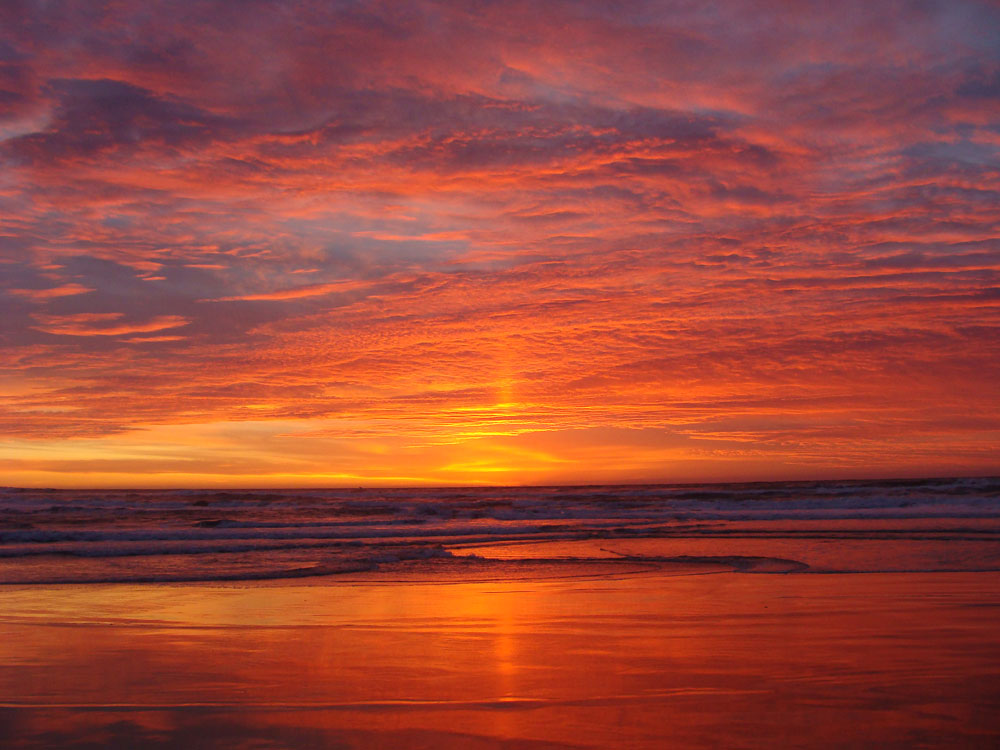
#> input picture CODES/color_transfer-master/images/ocean_sunset.jpg, 1000 x 750 px
$ python main_level1.py --source ../color_transfer-master/images/ocean_sunset.jpg --target ../color_transfer-master/images/ocean_day.jpg   (Python 2 division)
#> lines starting #> are read from the running program, lines starting #| are printed output that depends on the picture; long printed decimals are rounded
# Bora
from os.path import basename

# USAGE
# python bb_main.py --source images/ocean_sunset.jpg --target images/ocean_day.jpg

# import the necessary packages
from color_transfer import color_transfer
import numpy as np
import argparse
import cv2
#-------------------------------------

def color_transfer_level1(source, target):
	print "source img width: ", source.shape[1]
	print "source img height: ", source.shape[0]
	print "source img channels: ", source.shape[2]
	print "source first pixel RGB: ", source[1,1]
	source = cv2.cvtColor(source, cv2.COLOR_BGR2LAB).astype("float32")
	target = cv2.cvtColor(target, cv2.COLOR_BGR2LAB).astype("float32")
	print "source first pixel LAB: ", source[1,1]

	"""
	# Backward transformation
	source = cv2.cvtColor(source.astype("uint8"), cv2.COLOR_LAB2BGR)
	target = cv2.cvtColor(target.astype("uint8"), cv2.COLOR_LAB2BGR)
	print "source first pixel RGB: ", source[1,1]
	"""
	# compute color statistics for the source and target images
	(lMeanSrc, lStdSrc, aMeanSrc, aStdSrc, bMeanSrc, bStdSrc) = image_stats(source)
	(lMeanTar, lStdTar, aMeanTar, aStdTar, bMeanTar, bStdTar) = image_stats(target)

	# subtract the means from the target image
	(l, a, b) = cv2.split(source)
	l -= lMeanSrc
	a -= aMeanSrc
	b -= bMeanSrc

	# scale by the standard deviations
	l = (lStdTar / lStdSrc) * l
	a = (aStdTar / aStdSrc) * a
	b = (bStdTar / bStdSrc) * b

	# add in the source mean
	l += lMeanTar
	a += aMeanTar
	b += bMeanTar

	# clip the pixel intensities to [0, 255] if they fall outside
	# this range
	l = np.clip(l, 0, 255)
	a = np.clip(a, 0, 255)
	b = np.clip(b, 0, 255)

	# merge the channels together and convert back to the RGB color
	# space, being sure to utilize the 8-bit unsigned integer data
	# type
	transfer = cv2.merge([l, a, b])
	transfer = cv2.cvtColor(transfer.astype("uint8"), cv2.COLOR_LAB2BGR)

	# return the color transferred image
	return transfer

def image_stats(image):
	# compute the mean and standard deviation of each channel
	(l, a, b) = cv2.split(image)
	print "l:\n", l
	print "a:\n", a
	print "b:\n", b
	(lMean, lStd) = (l.mean(), l.std())
	(aMean, aStd) = (a.mean(), a.std())
	(bMean, bStd) = (b.mean(), b.std())
	print "(lMean, lStd): ", (lMean, lStd)
	print "(aMean, aStd): ", (aMean, aStd)
	print "(bMean, bStd): ", (bMean, bStd)

	# return the color statistics
	return (lMean, lStd, aMean, aStd, bMean, bStd)


#-------------------------------------

def show_image(title, image, width = 800):
	# resize the image to have a constant width, just to
	# make displaying the images take up less screen real
	# estate
	r = width / float(image.shape[1])
	dim = (width, int(image.shape[0] * r))
	resized = cv2.resize(image, dim, interpolation = cv2.INTER_AREA)

	# show the resized image
	cv2.imshow(title, resized)

# construct the argument parser and parse the arguments
ap = argparse.ArgumentParser()
ap.add_argument("-s", "--source", required = True,	help = "Path to the source image")
ap.add_argument("-t", "--target", required = True,	help = "Path to the target image")
ap.add_argument("-o", "--output", help = "Path to the output image (optional)")
args = vars(ap.parse_args())

# load the images
source = cv2.imread(args["source"])
#> source is the input picture: shape (750, 1000, 3); mean B, G, R 57, 70.1, 152.7
target = cv2.imread(args["target"])
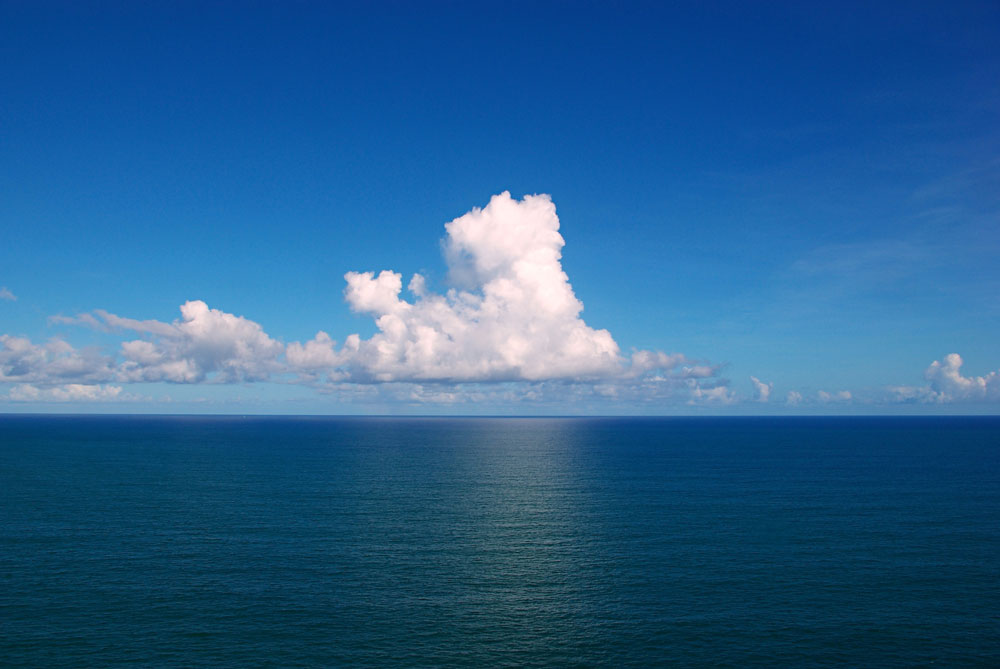
#> input picture CODES/color_transfer-master/images/ocean_day.jpg, 1000 x 669 px
#> target is the input picture: shape (669, 1000, 3); mean B, G, R 143.2, 96.6, 41.3
outname= "level1_"+basename(args["source"]).split(".")[0]+"_to_"+basename(args["target"]).split(".")[0]+".jpg"
if args["output"] is not None:
	outname= args["output"]

# transfer the color distribution from the source image to the target image
transfer = color_transfer_level1(source, target)
#| source img width:  1000
#| source img height:  750
#| source img channels:  3
#| source first pixel RGB:  [72 54 83]
#| source first pixel LAB:  [ 68. 144. 122.]
#> in image_stats, `(l, a, b) = cv2.split(image)`:
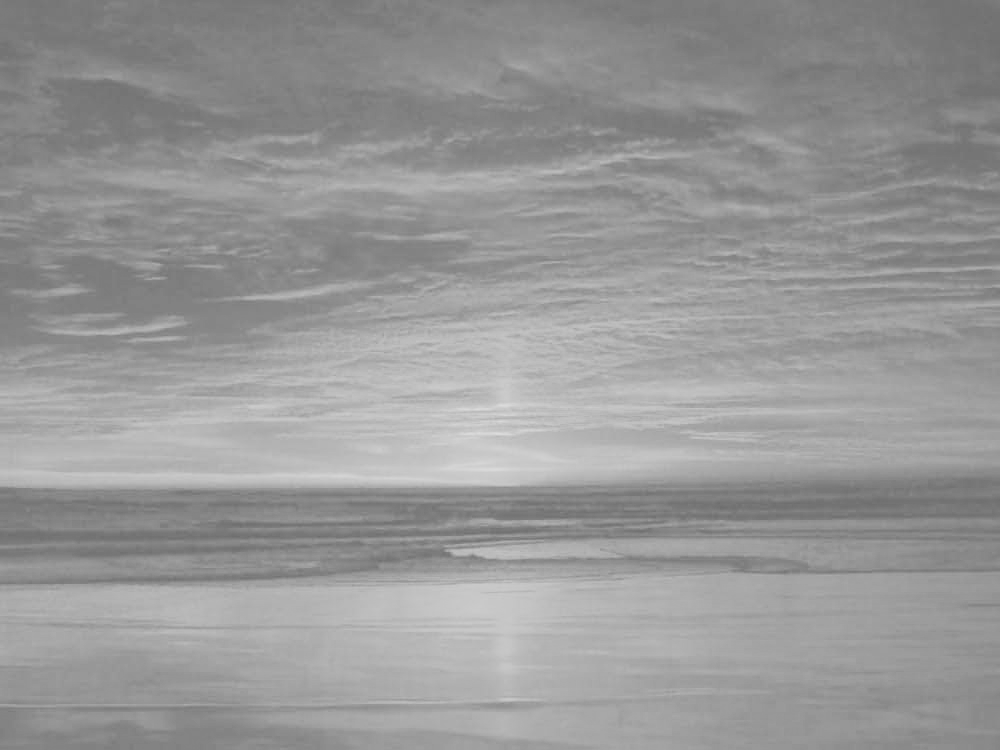
#> b: shape (750, 1000) float32; min 108, max 221, mean 151.4
#> (printed output is left out)
#> (printed output is left out)
#> (printed output is left out)
#> in image_stats, `(lMean, lStd) = (l.mean(), l.std())`: lMean = 103; lStd = 35.71
#> in image_stats, `(aMean, aStd) = (a.mean(), a.std())`: aMean = 161.5; aStd = 11.82
#> in image_stats, `(bMean, bStd) = (b.mean(), b.std())`: bMean = 151.4; bStd = 21.12
#| (lMean, lStd):  (103.039, 35.713)
#| (aMean, aStd):  (161.511, 11.818)
#| (bMean, bStd):  (151.433, 21.124)
#> in color_transfer_level1, `(lMeanSrc, lStdSrc, aMeanSrc, aStdSrc, bMeanSrc, bStdSrc) = image_stat..`: lMeanSrc = 103; lStdSrc = 35.71; aMeanSrc = 161.5; aStdSrc = 11.82; bMeanSrc = 151.4; bStdSrc = 21.12
#> in image_stats (call 2), `(l, a, b) = cv2.split(image)`:
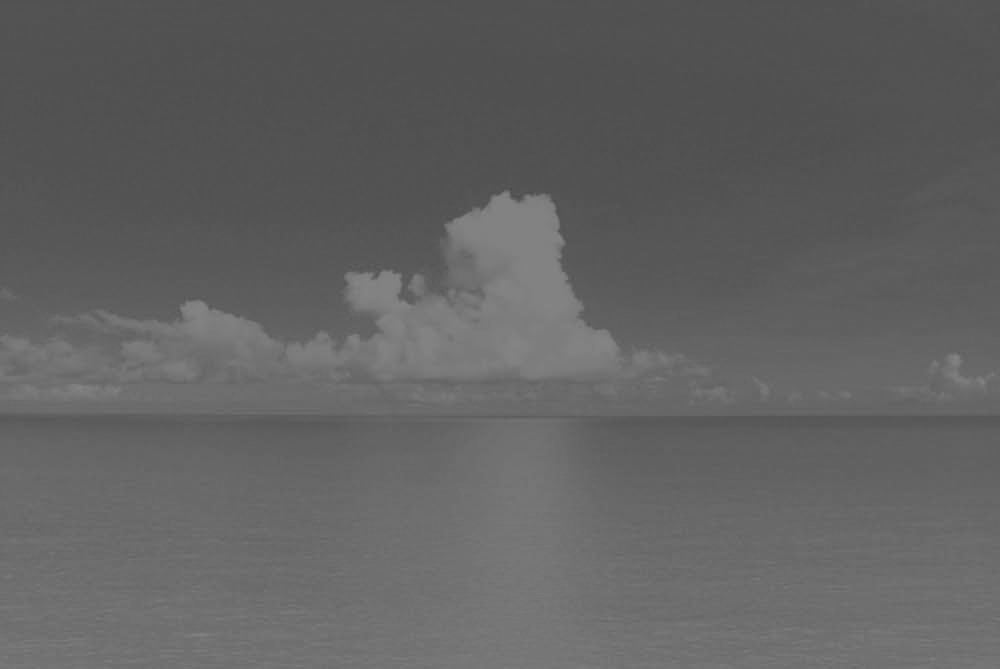
#> b: shape (669, 1000) float32; min 74, max 136, mean 97.7
#> (printed output is left out)
#> (printed output is left out)
#> (printed output is left out)
#> in image_stats (call 2), `(lMean, lStd) = (l.mean(), l.std())`: lMean = 100.5; lStd = 45
#> in image_stats (call 2), `(aMean, aStd) = (a.mean(), a.std())`: aMean = 128.5; aStd = 7.67
#> in image_stats (call 2), `(bMean, bStd) = (b.mean(), b.std())`: bMean = 97.71; bStd = 14.03
#| (lMean, lStd):  (100.481, 44.998)
#| (aMean, aStd):  (128.525, 7.671)
#| (bMean, bStd):  (97.705, 14.027)
#> in color_transfer_level1, `(lMeanTar, lStdTar, aMeanTar, aStdTar, bMeanTar, bStdTar) = image_stat..`: lMeanTar = 100.5; lStdTar = 45; aMeanTar = 128.5; aStdTar = 7.67; bMeanTar = 97.71; bStdTar = 14.03
#> in color_transfer_level1, `a += aMeanTar`:
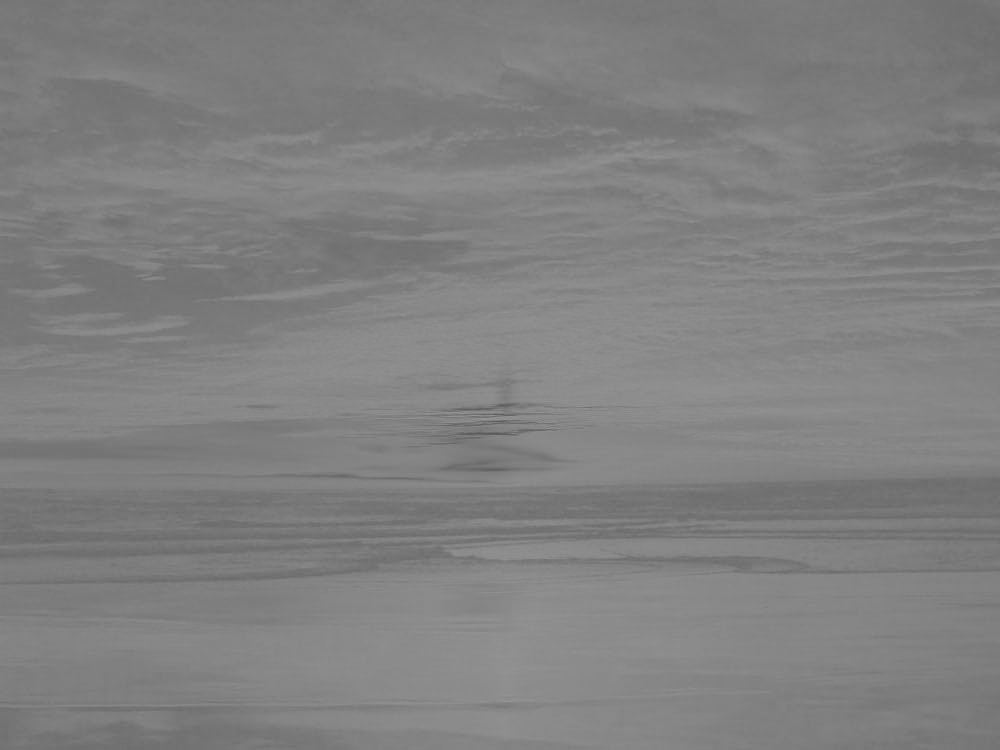
#> a: shape (750, 1000) float32; min 90.55, max 149.6, mean 128.5
#> in color_transfer_level1, `b += bMeanTar`:
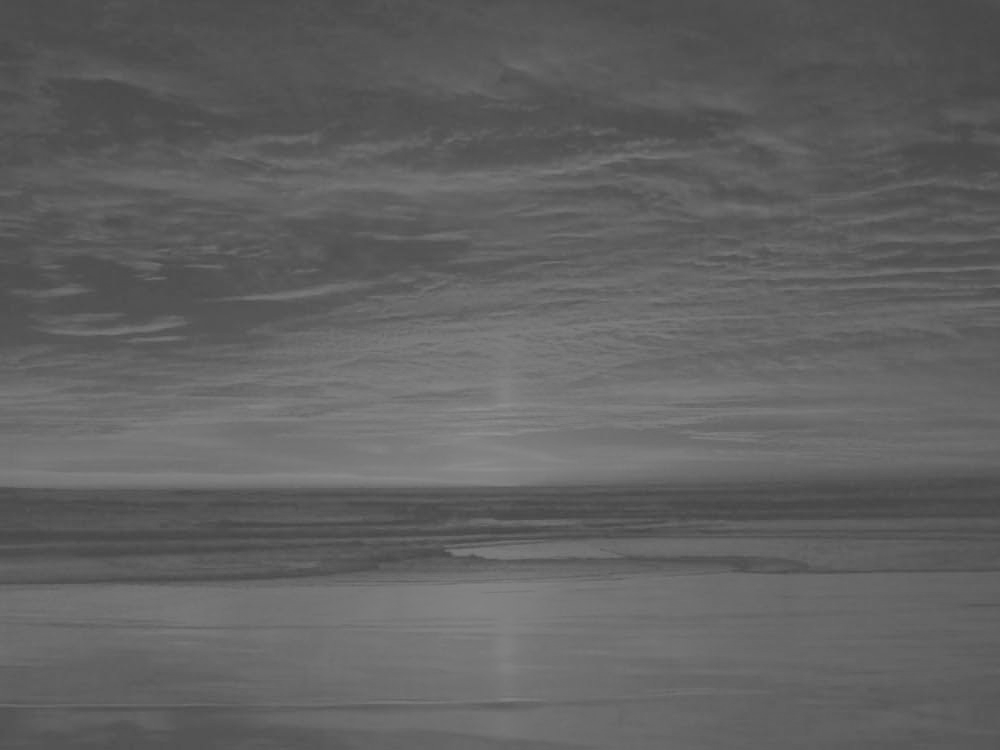
#> b: shape (750, 1000) float32; min 68.86, max 143.9, mean 97.7
#> in color_transfer_level1, `transfer = cv2.cvtColor(transfer.astype("uint8"), cv2.COLOR_LAB2BGR)`:
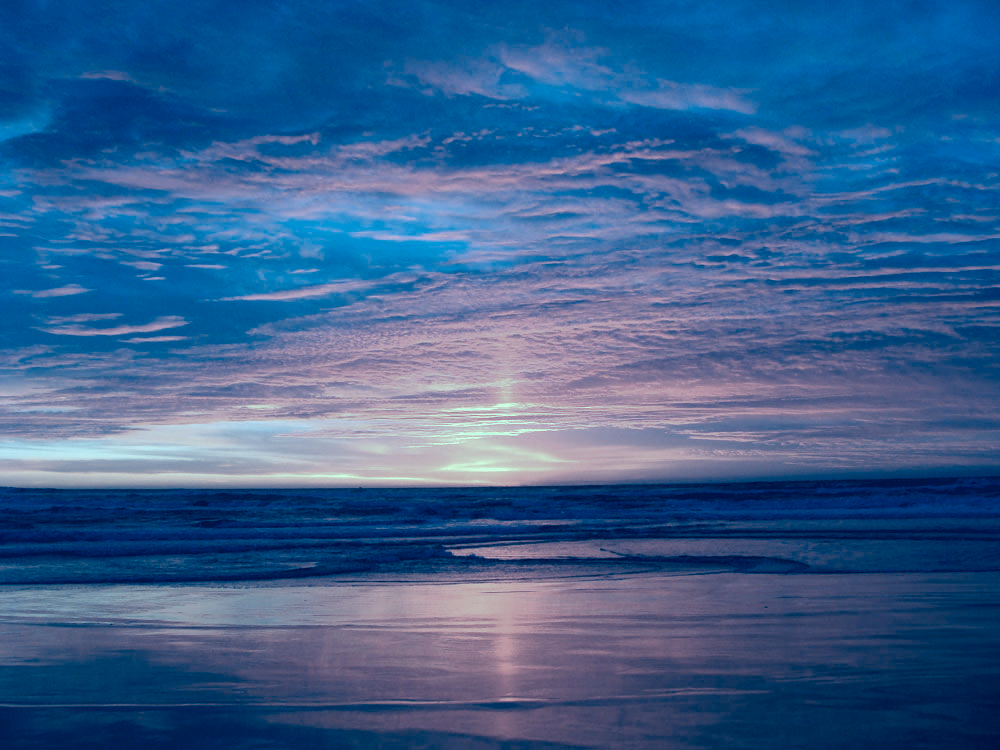
#> transfer: shape (750, 1000, 3); mean B, G, R 142.5, 96.4, 57.4

"""
# show the images and wait for a key press
show_image("Source", source)
show_image("Target", target)
show_image("Transfer", transfer)
"""

# write to file
cv2.imwrite(outname, transfer)

cv2.waitKey(0)
